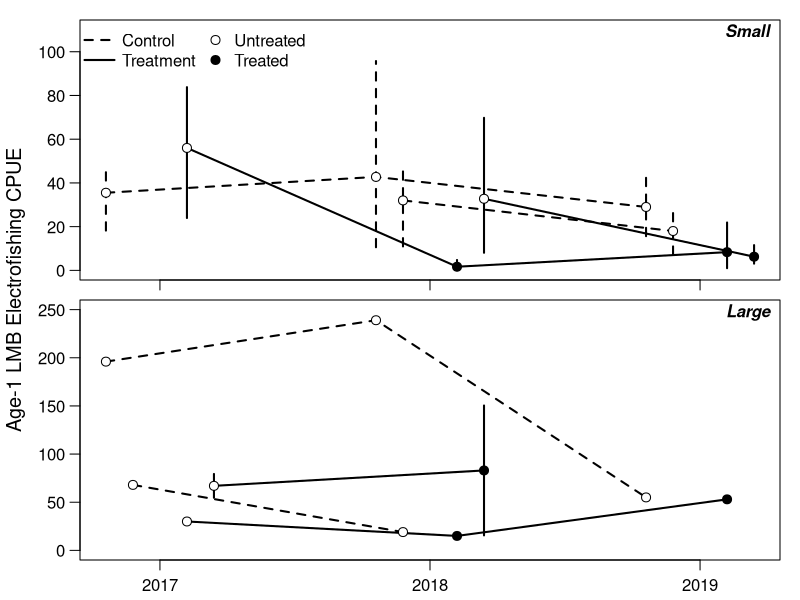

The R source for this figure:

dat = read.csv("lmb_output.csv")
dat$new = ifelse(dat$lake %in% c("drummond3", "lm", "promise", "mark"), 1, 0)
dat$drop = ifelse(dat$lake %in% c("lee county lake", "barbour county lake", "washington county lake"), 1, 0)

yvar = "cpue_1"

datsub = dat[,c("year", "type", "times_treat", "size_class", "new", "drop", yvar)]

library(dplyr)

plot_dat_sml = datsub %>% filter(size_class == "small") %>%
  group_by(year, type, new, times_treat) %>%
  summarize(
    mn = mean(cpue_1, na.rm = T),
    lwr = quantile(cpue_1, 0.025, na.rm = T),
    upr = quantile(cpue_1, 0.975, na.rm = T)
    ) %>% ungroup
plot_dat_big = datsub %>% filter(size_class == "big") %>%
  group_by(year, type, drop, times_treat) %>%
  summarize(
    mn = mean(cpue_1, na.rm = T),
    lwr = quantile(cpue_1, 0.025, na.rm = T),
    upr = quantile(cpue_1, 0.975, na.rm = T)
    ) %>% ungroup

plot_dat_sml$year = as.numeric(plot_dat_sml$year)
plot_dat_big$year = as.numeric(plot_dat_big$year)

off_c1 = -0.2
off_c2 = off_c1/2
off_t2 = 0.2
off_t1 = off_t2/2
ppi = 600
png("lmb_cpue_1.png", h = 7 * ppi, w = 4 * ppi, res = ppi)

# small lakes
par(mfrow = c(2,1), mar = c(0.5,1,0.5,1), oma = c(1.5,3,0.5,0), cex.axis = 1, cex.lab = 1.2, mgp = c(1,0.75,0))
plot(1,1, type = "n", xlim = c(2017,2019) + range(c(off_c1, off_c2, off_t1, off_t2)), ylim = range(plot_dat_sml[,c("lwr", "upr")]) * c(1, 1.15),
     xaxt = "n", las = 1, ylab = "")
usr = par("usr"); xdiff = usr[2] - usr[1]; ydiff = usr[4] - usr[3]
text(x = usr[2] - xdiff * 0, y = usr[4] - ydiff * 0.05, pos = 2, "Small", font = 4)

# controls (not new entries)
ind = c(1,3,7)
lines(mn ~ I(year + off_c1), data = plot_dat_sml[ind,], lwd = 2, lty = 2, type = "l")
with(plot_dat_sml[ind,], segments(I(year + off_c1), lwr, I(year + off_c1), upr, lty = 2, lwd = 2))
points(mn ~ I(year + off_c1), data = plot_dat_sml[ind,], pch = 21, bg = "white", cex = 1.2)

# treats (not new entries)
ind = c(2,6,10)
lines(mn ~ I(year + off_t1), data = plot_dat_sml[ind,], lwd = 2, type = "l")
with(plot_dat_sml[ind,], segments(I(year + off_t1), lwr, I(year + off_t1), upr, lwd = 2))
points(mn ~ I(year + off_t1), data = plot_dat_sml[ind,], pch = 21, bg = c("white", "black", "black"), cex = 1.2)

# controls (new entry 2018)
ind = c(4,8)
lines(mn ~ I(year + off_c2), data = plot_dat_sml[ind,], lwd = 2, lty = 2, type = "l")
with(plot_dat_sml[ind,], segments(I(year + off_c2), lwr, I(year + off_c2), upr, lty = 2, lwd = 2))
points(mn ~ I(year + off_c2), data = plot_dat_sml[ind,], pch = 21, bg = "white", cex = 1.2)

# treats (new entry 2018)
ind = c(5,9)
lines(mn ~ I(year + off_t2), data = plot_dat_sml[ind,], lwd = 2, type = "l")
with(plot_dat_sml[ind,], segments(I(year + off_t2), lwr, I(year + off_t2), upr, lwd = 2))
points(mn ~ I(year + off_t2), data = plot_dat_sml[ind,], pch = 21, bg = c("white", "black"), cex = 1.2)

axis(side = 1, at = 2017:2019, labels = rep("", 3))
legend("topleft", legend = c("Control", "Treatment", "Untreated", "Treated"), ncol = 2,
       pch = c(NA, NA, 21, 21), pt.cex = c(NA, NA, 1.2, 1.2), pt.bg = c(NA, NA, "white", "black"),
       bty = "n", lty = c(2,1,NA,NA), lwd = c(2,2,NA,NA), x.intersp = c(0.5, 0.5, 0.25, 0.25))

# big lakes
plot_dat_big
plot(1,1, type = "n", xlim = c(2017,2019) + range(c(off_c1, off_c2, off_t1, off_t2)), ylim = range(seq(0,250,50)),
     xaxt = "n", las = 1, ylab = "")
usr = par("usr"); xdiff = usr[2] - usr[1]; ydiff = usr[4] - usr[3]
text(x = usr[2] - xdiff * 0, y = usr[4] - ydiff * 0.05, pos = 2, "Large", font = 4)
# controls (not new entries)
ind = c(1,5,9)
lines(mn ~ I(year + off_c1), data = plot_dat_big[ind,], lwd = 2, lty = 2, type = "l")
with(plot_dat_big[ind,], segments(I(year + off_c1), lwr, I(year + off_c1), upr, lty = 2, lwd = 2))
points(mn ~ I(year + off_c1), data = plot_dat_big[ind,], pch = 21, bg = "white", cex = 1.2)

# treats (not new entries)
ind = c(3,7,10)
lines(mn ~ I(year + off_t1), data = plot_dat_big[ind,], lwd = 2, type = "l")
with(plot_dat_big[ind,], segments(I(year + off_t1), lwr, I(year + off_t1), upr, lwd = 2))
points(mn ~ I(year + off_t1), data = plot_dat_big[ind,], pch = 21, bg = c("white", "black", "black"), cex = 1.2)

# controls (new entry 2018)
ind = c(2,6)
lines(mn ~ I(year + off_c2), data = plot_dat_big[ind,], lwd = 2, lty = 2, type = "l")
with(plot_dat_big[ind,], segments(I(year + off_c2), lwr, I(year + off_c2), upr, lty = 2, lwd = 2))
points(mn ~ I(year + off_c2), data = plot_dat_big[ind,], pch = 21, bg = "white", cex = 1.2)

# treats (new entry 2018)
ind = c(4,8)
lines(mn ~ I(year + off_t2), data = plot_dat_big[ind,], lwd = 2, type = "l")
with(plot_dat_big[ind,], segments(I(year + off_t2), lwr, I(year + off_t2), upr, lwd = 2))
points(mn ~ I(year + off_t2), data = plot_dat_big[ind,], pch = 21, bg = c("white", "black"), cex = 1.2)

axis(side = 1, at = 2017:2019, labels = 2017:2019)
mtext(side = 2, outer = T, "Age-1 LMB Electrofishing CPUE", line = 1.75, cex = 1.2) 
dev.off()
